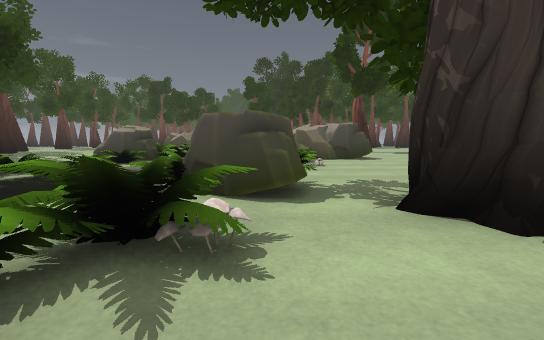
View 1 (above)

24 first-person views from a walk through a 3-D level made in the Godot game engine. The camera is 1.2 m above the floor, tilts 6° down and sees 90° across. The floor is counted in squares, 2 m on a side. Each view is taken from the middle of a square. On the plan, view 1 faces up. The plan holds only what a view shows up to about 9 squares ahead; the rest is blank. The place goes on beyond the plan. Some surface patterns are stand-ins.

View 2
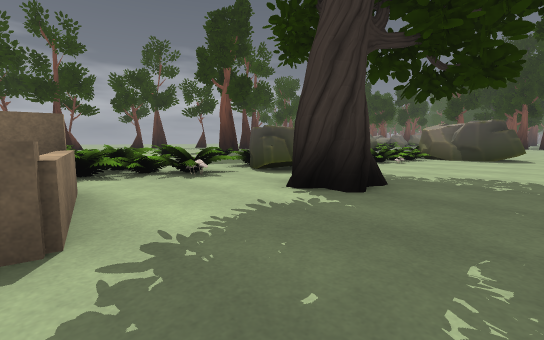

View 3
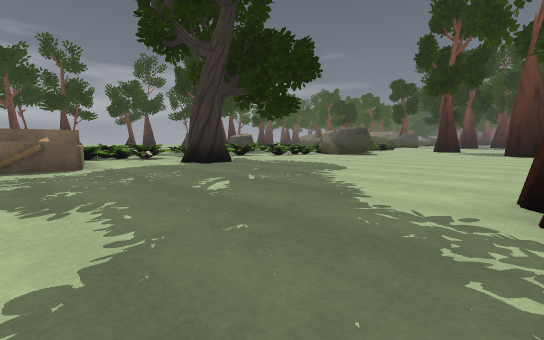

View 4
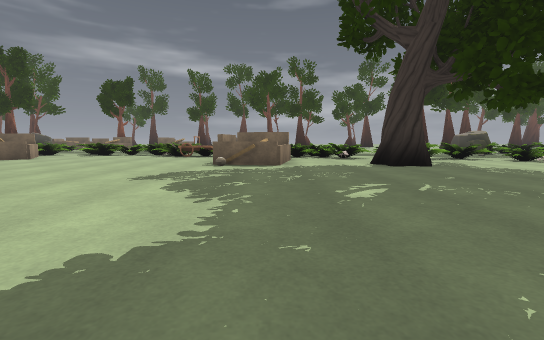

View 5
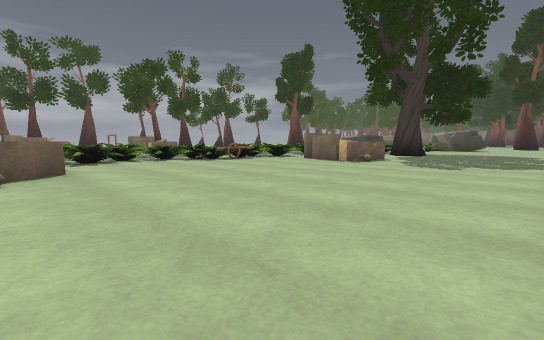

View 6
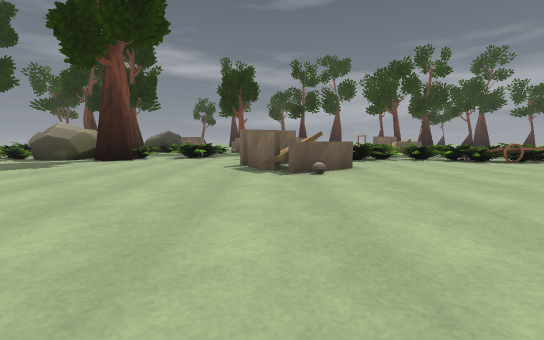

View 7
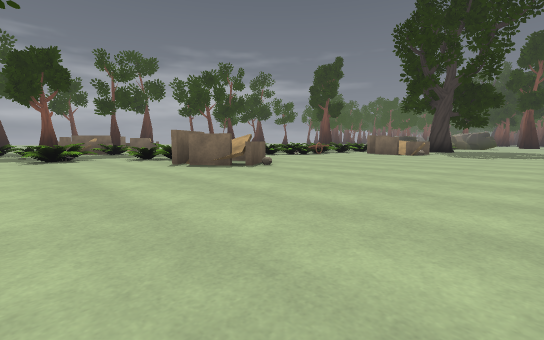

View 8
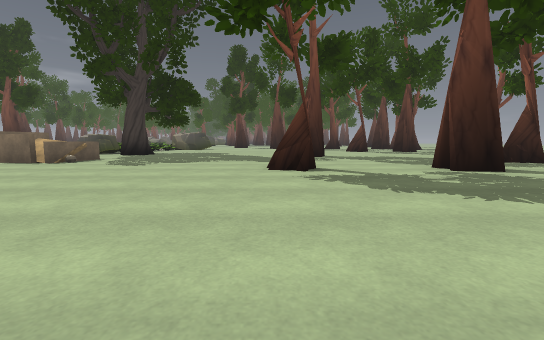

View 9
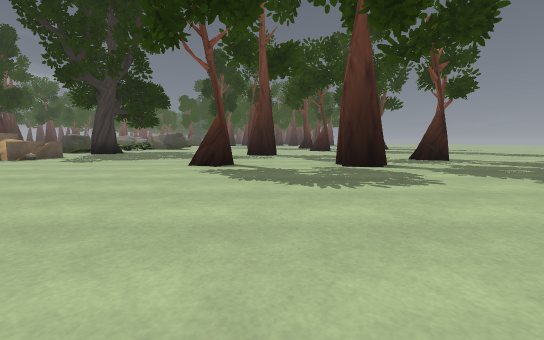

View 10
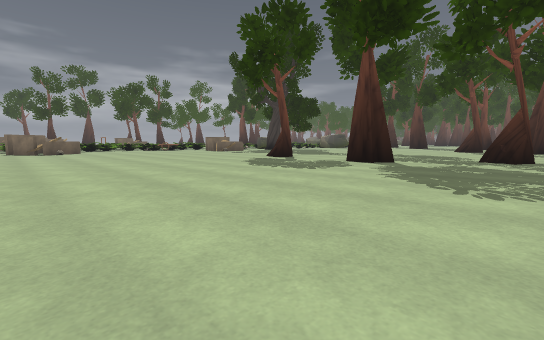

View 11
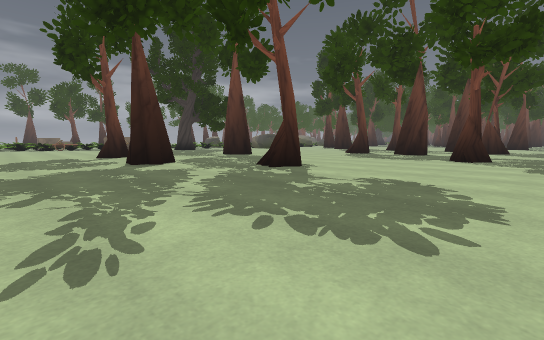

View 12
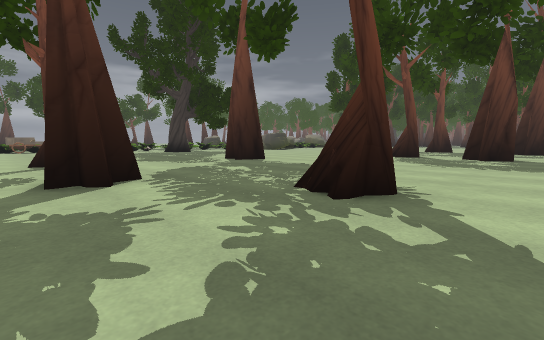

View 13
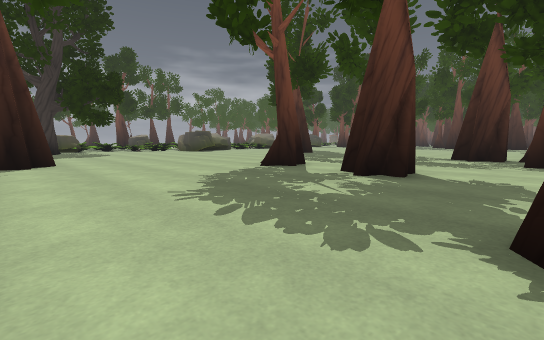

View 14
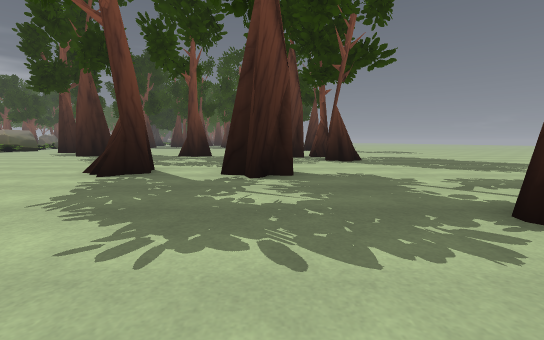

View 15
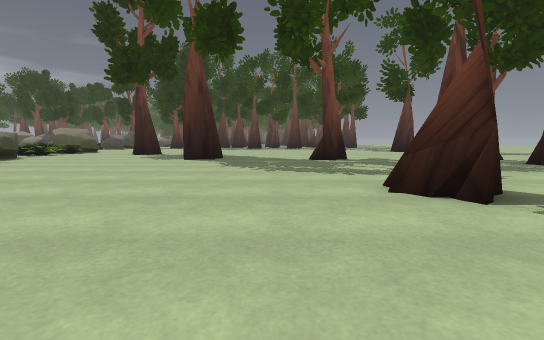

View 16
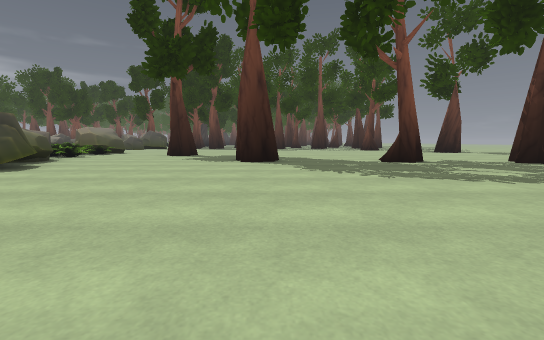

View 17
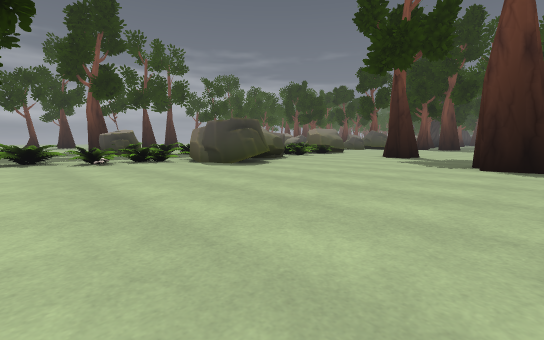

View 18
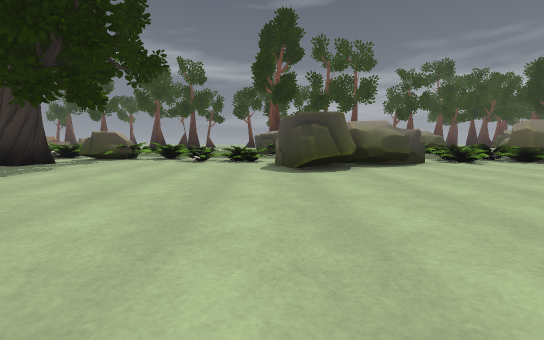

View 19
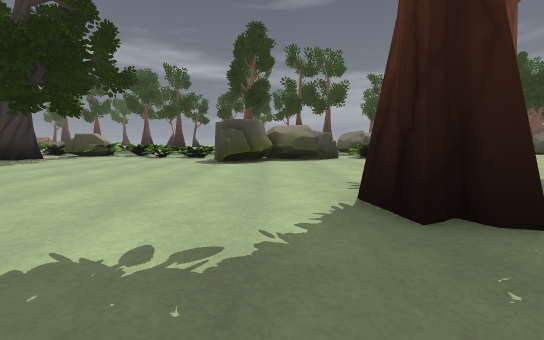

View 20
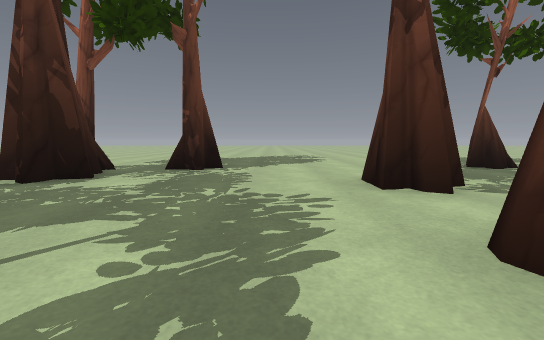

View 21
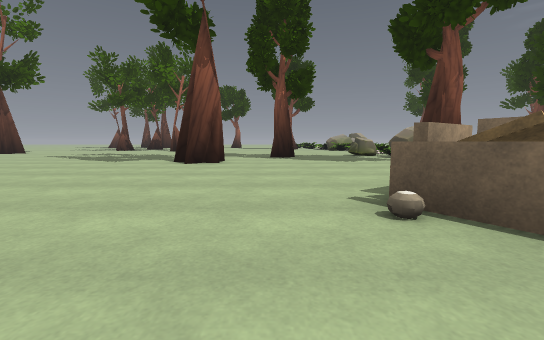

View 22
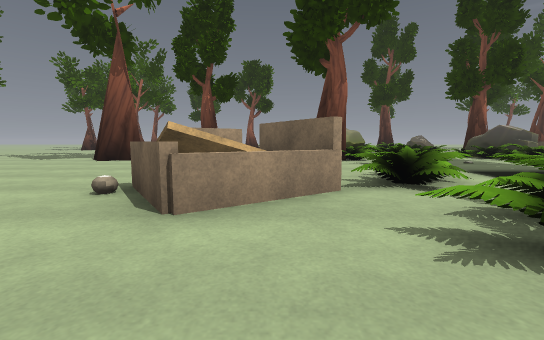

View 23
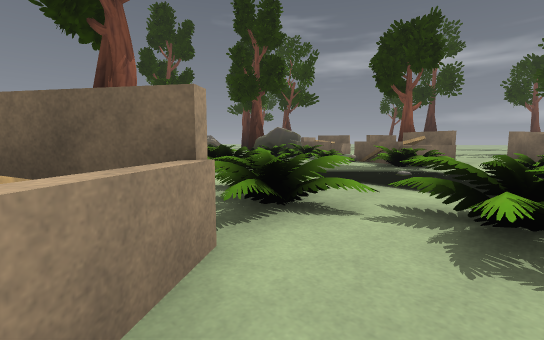

View 24
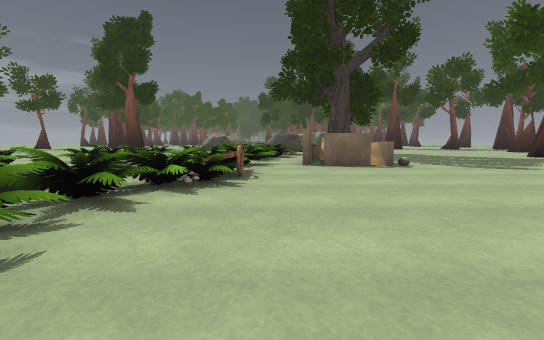

### Floor plan
Key: @ floor where view 1 was taken; # wall or solid block; x gap in a wall; . main floor; : floor 0.75 m higher than the main floor; / step, stairs or slope; = window, fence, low wall or low ledge; v drop or lower ground; R rock; M mushroom; O other object.
Columns run from 13 left of view 1 to 20 right of it. Each row starts with its distance up from view 1.
 13               RR......#... ...
 12              RRR.....##...#..###..
 11              RRRR............#....
 10                RR..............#..
  9         RR    RR..................
  8         RR   ==...................
  7          // // ...................
  6          =.vv//...........#..#....
  5           .v//....................
  4           ..#R....................
  3           .=RR.................#..
  2            ==Mx#..................
  1        x  v==.........##..........
  0       =:   ==@....................
 -1       //   =###=..................
 -2       =...=#=##=............#.....
 -3           ==......................
 -4           .=.............#........
 -5          v.O......................
 -6          v=.......................
 -7          vx.......................
 -8          .==..................
 -9 ##   /v .=//..................
-10  .......///#=#................
-11   .#  vv//=###................
-12    ##=...==...................
-13    ###.vvx...........
-14      =..=O............
-15      #.................
-16      =   =##.....##....

Positions as (right, up) in squares from view 1, and headings:
1: (0, 0), facing up
2: (4, -1), facing up-left
3: (9, -2), facing up-left
4: (9, -1), facing left
5: (6, -10), facing up-left
6: (6, -11), facing left
7: (6, -15), facing up-left
8: (8, -10), facing up
9: (10, -11), facing up
10: (16, -12), facing up-left
11: (20, -7), facing up-left
12: (17, -5), facing up-left
13: (18, 1), facing up-left
14: (16, 1), facing up
15: (11, 3), facing up
16: (9, 4), facing up
17: (9, 5), facing up-left
18: (9, 9), facing left
19: (11, 11), facing left
20: (12, 8), facing right
21: (2, -8), facing down
22: (-1, -7), facing down
23: (-1, -9), facing down-left
24: (-1, -9), facing up
